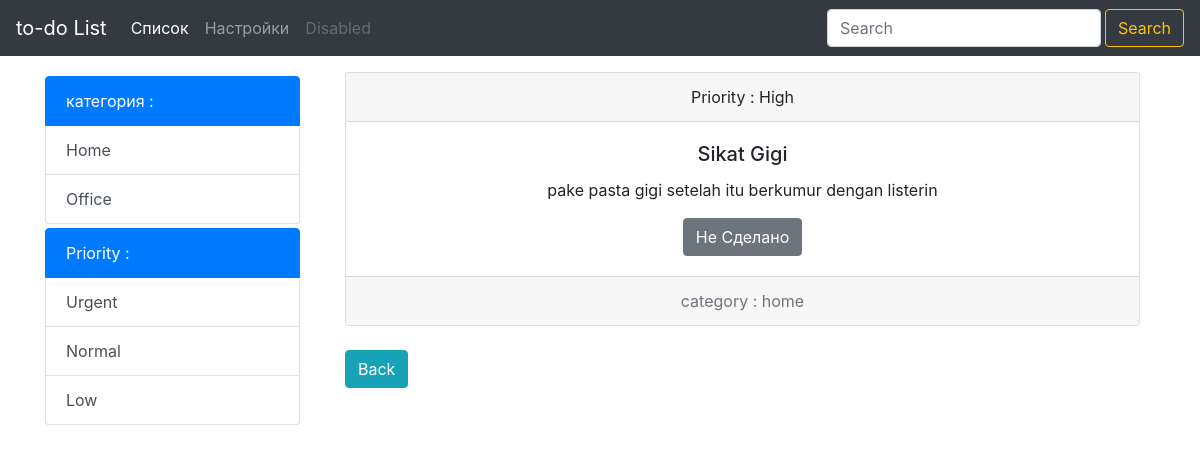
The page /list/detail/17 on the database as committed earlier.
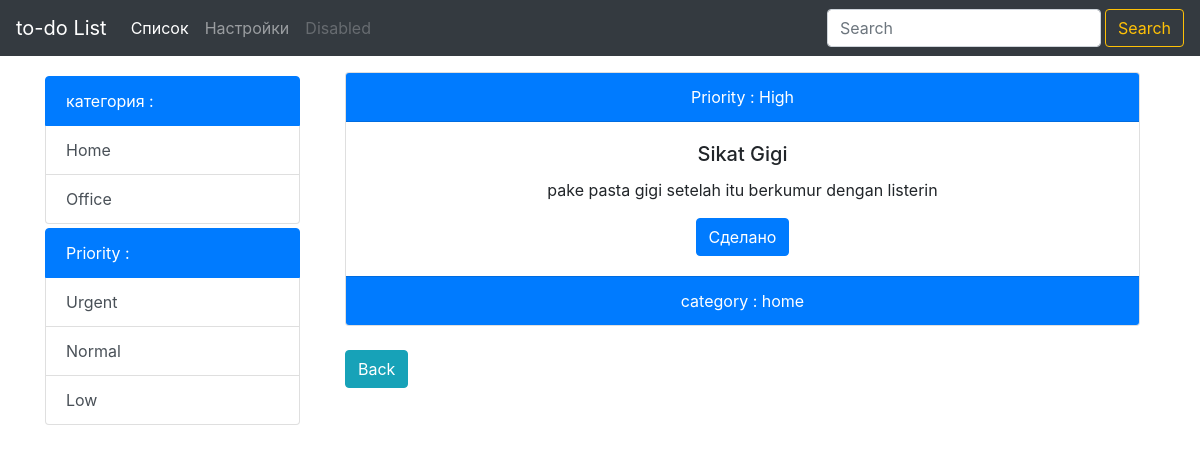
The same page on the database as committed later.
### list/models.py (models this page shows, shortened)
class List(models.Model):
    item = models.CharField(max_length=200)
    completed = models.BooleanField(default=False)
    category = models.CharField(max_length=50, default='')
    priority = models.CharField(max_length=50, default='')
    subitem = models.TextField(max_length=300, default='', blank=True)

### list/views.py (the view)
# urls.py: url('detail/(?P<detail_id>[0-9]+)', views.detail, name='detail'),
def detail(request, detail_id):
    detail_item = List.objects.get(id=detail_id)
    context = {
        'Title' : 'Detail',
        'detail_item' : detail_item,
    }
    return render (request, 'list/detail.html', context)

### list/templates/list/detail.html (shortened to what this page needs)
{% extends 'base.html' %}
{% block content %}
<div class=" container  pt-4">
    {% if detail_item.completed %}
        <div class="card text-center ">
            <div class="text-white card-header bg-primary">
            Priority :  {{detail_item.priority}}
            </div>
            <div class="card-body">
            <h5 class="card-title">{{detail_item.item}}</h5>
            <p class="card-text">{{detail_item.subitem}}</p>
            <a href="{% url 'list:uncross' detail_item.id  %}" class="btn btn-primary">Сделано</a>
            </div>
            <div class="card-footer text-muted-white bg-primary text-white">
            category :  {{detail_item.category}}
            </div>
        </div>
    {% else %}
        <div class="card text-center ">
            <div class=" card-header">
            Priority :  {{detail_item.priority}}
            </div>
            <div class="card-body">
            <h5 class="card-title">{{detail_item.item}}</h5>
            <p class="card-text">{{detail_item.subitem}}</p>
            <a href="{% url 'list:cross_off' detail_item.id  %}" class="btn btn-secondary">Не Сделано</a>
            </div>
            <div class="card-footer text-muted">
            category :  {{detail_item.category}}
            </div>
        </div>
    {% endif %}
    <div class= 'pt-4'>
     <a href="{% url 'list:index' %} " class="btn btn-info">Back</a>
    </div>
</div>
{% endblock content %}

Rows that differ between the two databases and show on the page:
changed List "Sikat Gigi": completed False → True (drawn)
Other text that changed with them:
text no longer shown: "Не Сделано"
text now shown: "Сделано"
